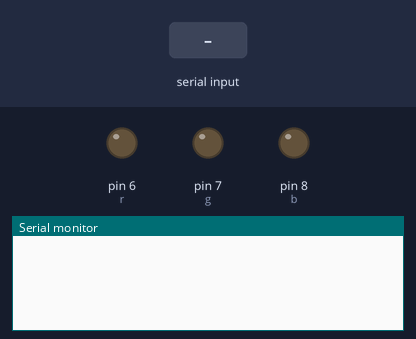
Bench run of a sketch on a simulated Arduino Uno, built with avr-gcc and run on an emulated ATmega328P. Shown: output pins drawn as LEDs (lit = HIGH), the last lines printed to the serial monitor. The inputs (shaded band) are chosen by the test bench.

Above: at 1.2 s.
1.3 s: "value1\n" received over Serial
At 2.5 s:
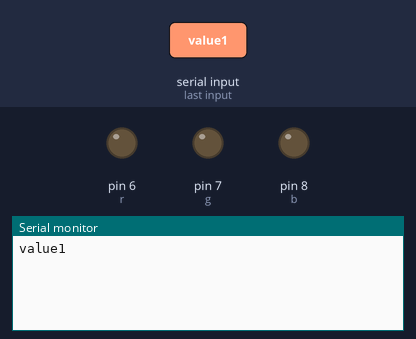
2.8 s: "90,45,200\n" received over Serial
At 3.9 s:
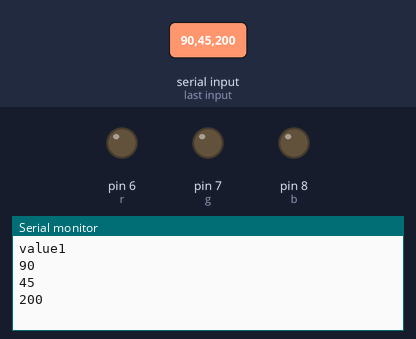

The sketch:

avr.ino
```cpp
String msg = "0";

int r = 6;
int g = 7;
int b = 8;

void setup() {
  pinMode(r,OUTPUT);
  pinMode(g,OUTPUT);
  pinMode(b,OUTPUT);
  Serial.begin(115200);
}

void loop()
{
  if(Serial.available()){                  //Check if any data is available on Serial
    msg = Serial.readStringUntil('\n');
    String myString = msg;
    char * token;
    int index = 0;
    String values[3]; // create an array to store the values

    token = strtok((char *)myString.c_str(), ","); // convert the string to a character array and pass it to strtok

    while (token != NULL) {
      values[index] = token; // store the token in the array
      index++;
      token = strtok(NULL, ","); // get the next token
    }

      Serial.println(values[0]); // prints "value1"
      Serial.println(values[1]); // prints "value2"
      Serial.println(values[2]); // prints "value3"  //Read message on Serial until new char(\n) which indicates end of message. Received data is stored in msg
    int x = msg.toInt();

//    if(x< 100){                         //If data is even, turn on Blue LED
//      analogWrite(r,255);
//      analogWrite(g,255);
//      analogWrite(b,0);
//    }
//    else{                                //If data is odd, turn on Red LED
//      analogWrite(r,0);
//      analogWrite(g,255);
//      analogWrite(b,255);
//    }
  }
}
```

Measured:
- after the input at 1.3 s, the serial monitor: prints a new line at once (image 1)
- after the input at 2.8 s, the serial monitor: prints a new line at once (image 2)
